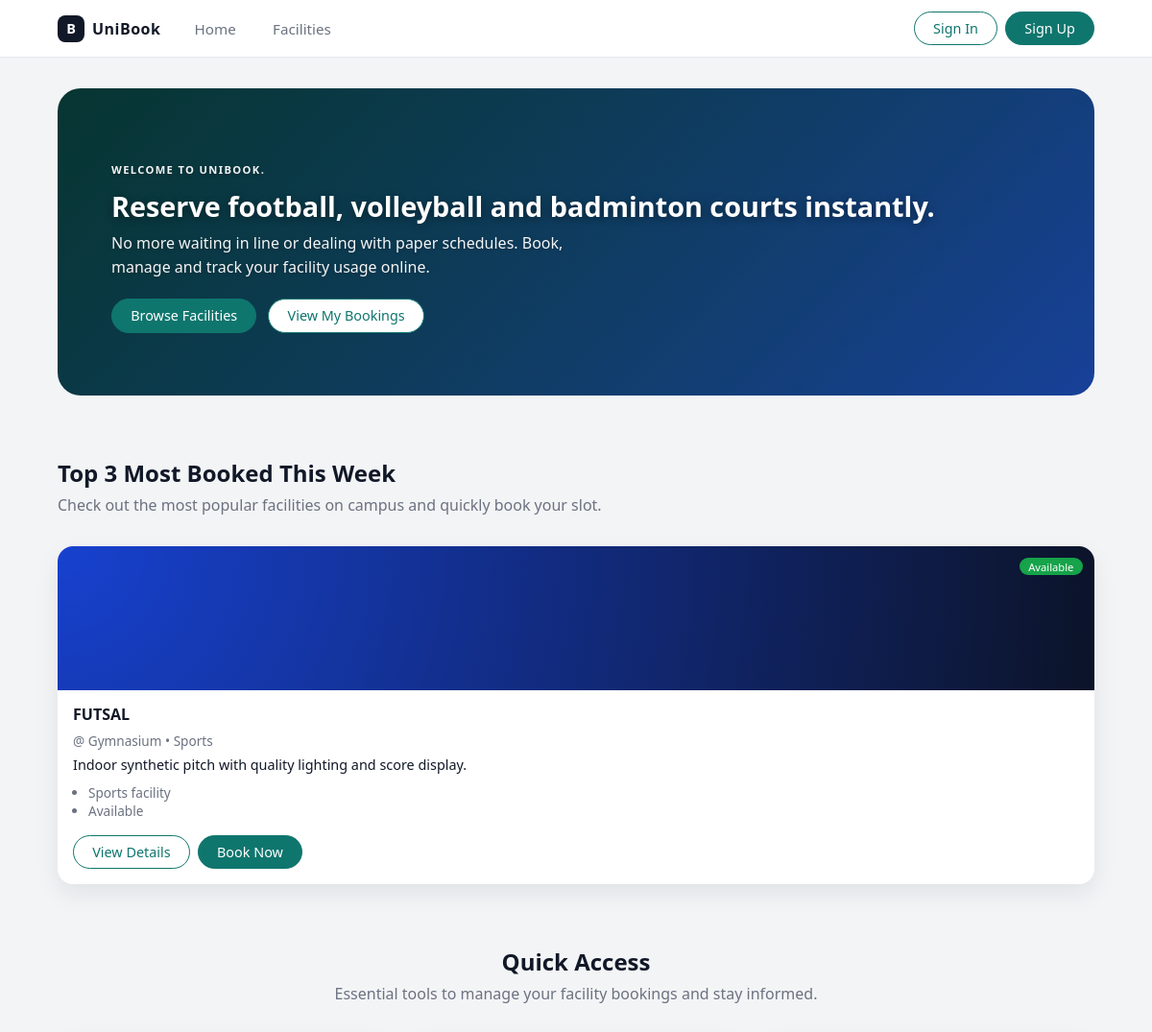
The app's page / (upper part), older data.
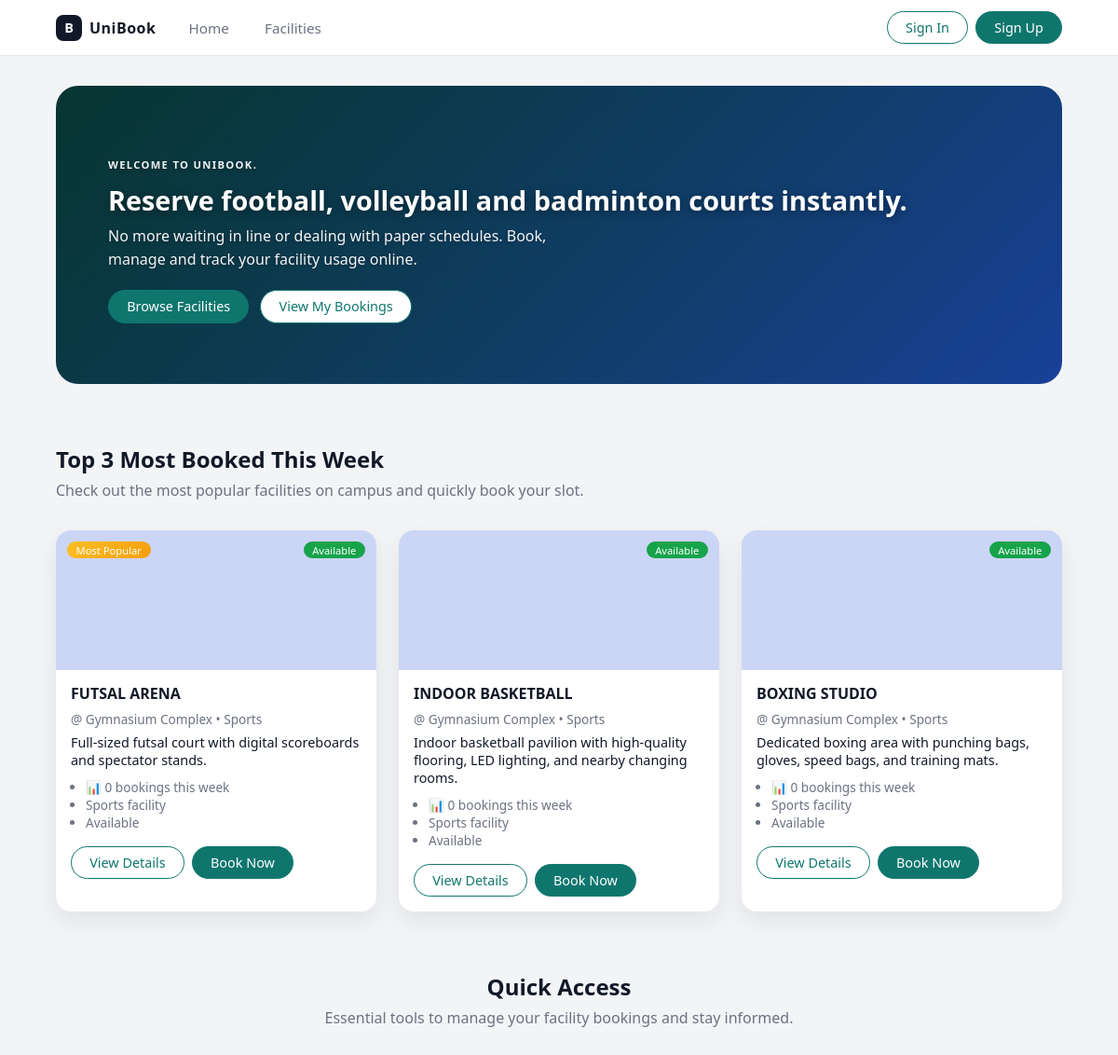
The same page, newer data.
### booking_sys/models.py (models this page shows, shortened)
class Facility(models.Model):
    FACILITY_TYPES = [
        ('sports', 'Sports'),
        ('recreation', 'Recreation'),
        ('academic', 'Academic'),
        ('other', 'Other'),
    ]
    FACILITY_STATUS = [
        ('available', 'Available'),
        ('maintenance', 'Under Maintenance'),
        ('closed', 'Closed'),
    ]
    facility_id = models.UUIDField(primary_key=True, default=uuid.uuid4, editable=False)
    facility_name = models.CharField(max_length=200)
    facility_type = models.CharField(max_length=20, choices=FACILITY_TYPES)
    location = models.CharField(max_length=300)
    description = models.TextField(blank=True)
    image_url = models.URLField(blank=True, null=True)
    facility_status = models.CharField(max_length=20, choices=FACILITY_STATUS, default='available')
    likes_count = models.PositiveIntegerField(default=0)

### booking_sys/views.py (the view)
# urls.py: 2. Add a URL to urlpatterns:  path('', views.home, name='home')
def home(request):
    from django.utils import timezone
    from django.db.models import Count
    from datetime import timedelta
    from .models import SiteSettings
    settings = SiteSettings.get_settings()
    now = timezone.now()
    week_start = now - timedelta(days=now.weekday())  # Monday of current week
    week_start = week_start.replace(hour=0, minute=0, second=0, microsecond=0)
    facilities = Facility.objects.filter(
        facility_status='available'
    ).annotate(
        bookings_this_week=Count(
            'bookings',
            filter=models.Q(bookings__booking_date__gte=week_start.date())
        )
    ).order_by('-bookings_this_week')[:3]
    announcements = Announcement.objects.filter(
        status='published'
    ).filter(
        models.Q(publish_date__isnull=True) | models.Q(publish_date__lte=now)
    ).filter(
        models.Q(expiry_date__isnull=True) | models.Q(expiry_date__gte=now)
    ).order_by('-is_featured', '-created_at')[:5]
    return render(request, 'home.html', {
        'facilities': facilities,
        'announcements': announcements,
        'site_settings': settings
    })

### booking_sys/models.py (called while the page is built)
    @classmethod
    def get_settings(cls):
        obj, created = cls.objects.get_or_create(pk=1)
        return obj

### booking_sys/templates/home.html (shortened to what the changed rows need)
{% extends 'base.html' %}
{% load static %}
{% block content %}
<section class="hero" {% if site_settings.hero_image_url %}style="background-image: linear-gradient(135deg, rgba(0, 0, 0, 0.55) 0%, rgba(0, 0, 0, 0.35) 100%), url('{{ site_settings.hero_image_url }}');"{% endif %}>
  <div class="hero-content">
    <h1>{{ site_settings.hero_title }}</h1>
  </div>
</section>
<section class="section">
  <div class="section-header">
    <h2>Top 3 Most Booked This Week</h2>
  </div>
  <div class="card-grid">
    {% if facilities %}
      {% for facility in facilities %}
        <article class="facility-card">
          <div class="facility-image {{ facility.facility_type }}-bg"
               >
            <div style="position: absolute; top: 0; left: 0; right: 0; bottom: 0; display: flex; justify-content: space-between; align-items: flex-start; padding: 0.75rem;">
              {% if forloop.first %}
                <span class="badge" style="background: linear-gradient(135deg, #fbbf24, #f59e0b); color: #fff;">Most Popular</span>
              {% else %}
                <span style="width: 0;"></span>
              {% endif %}
              {% if facility.facility_status == 'available' %}
                <span class="badge" style="background:#16a34a;color:#fff;">Available</span>
              {% elif facility.facility_status == 'maintenance' %}
                <span class="badge badge-warning">Limited</span>
              {% else %}
                <span class="badge badge-danger">Closed</span>
              {% endif %}
            </div>
          </div>
          <div class="facility-body">
            <div class="facility-header">
              <h3>{{ facility.facility_name|upper }}</h3>
            </div>
            <p class="facility-meta">@ {{ facility.location }} &bull; {{ facility.get_facility_type_display }}</p>
            <p class="facility-text">
              {{ facility.description|default:"No description available."|truncatewords:15 }}
            </p>
            <ul class="facility-tags">
              <li>📊 {{ facility.bookings_this_week }} bookings this week</li>
              <li>{{ facility.get_facility_type_display }} facility</li>
              <li>{{ facility.get_facility_status_display }}</li>
            </ul>
            <div class="facility-actions">
                <a href="{% url 'booking_sys:facility_detail' facility.facility_name|slugify %}" class="btn btn-outline">View Details</a>
                {% if facility.facility_status == 'available' %}
                  <a href="{% url 'booking_sys:facility_detail' facility.facility_name|slugify %}" class="btn btn-primary">Book Now</a>
                {% endif %}
            </div>
          </div>
        </article>
      {% endfor %}
    {% else %}
      <article class="facility-card">
        <div class="facility-image futsal-bg">
          <div style="position: absolute; top: 0; left: 0; right: 0; bottom: 0; display: flex; justify-content: space-between; align-items: flex-start; padding: 0.75rem;">
            <span class="badge" style="background:#16a34a;color:#fff;">Available</span>
          </div>
        </div>
        <div class="facility-body">
          <div class="facility-header">
            <h3>FUTSAL</h3>
          </div>
          <p class="facility-meta">@ Gymnasium &bull; Sports</p>
          <p class="facility-text">
            Indoor synthetic pitch with quality lighting and score display.
          </p>
          <ul class="facility-tags">
            <li>Sports facility</li>
            <li>Available</li>
          </ul>
          <div class="facility-actions">
              <a href="{% url 'booking_sys:facilities' %}" class="btn btn-outline">View Details</a>
              <a href="{% url 'booking_sys:facilities' %}" class="btn btn-primary">Book Now</a>
          </div>
        </div>
      </article>
    {% endif %}
  </div>
</section>
<section class="section">
  <div class="section-header centered">
    <h2>Quick Access</h2>
  </div>
</section>
{% endblock %}

Row changes from the older to the newer data that the page shows:
added Facility: shows "Most Popular", shows "Available", facility_name "FUTSAL ARENA", location "Gymnasium Complex", facility_type "Sports", description "Full-sized futsal court with digital scoreboards and spectator stands.", bookings_this_week "0", facility_status "Available", shows "Book Now"
added Facility: shows "Available", facility_name "INDOOR BASKETBALL", location "Gymnasium Complex", facility_type "Sports", description "Indoor basketball pavilion with high-quality flooring, LED lighting, and nearby changing rooms.", bookings_this_week "0", facility_status "Available", shows "Book Now"
added Facility: shows "Available", facility_name "BOXING STUDIO", location "Gymnasium Complex", facility_type "Sports", description "Dedicated boxing area with punching bags, gloves, speed bags, and training mats.", bookings_this_week "0", facility_status "Available", shows "Book Now"
Text that changed along with them:
text no longer shown: "Available FUTSAL @ Gymnasium • Sports Indoor synthetic pitch with quality lighting and score display. Sports facility Available View Details Book Now"
